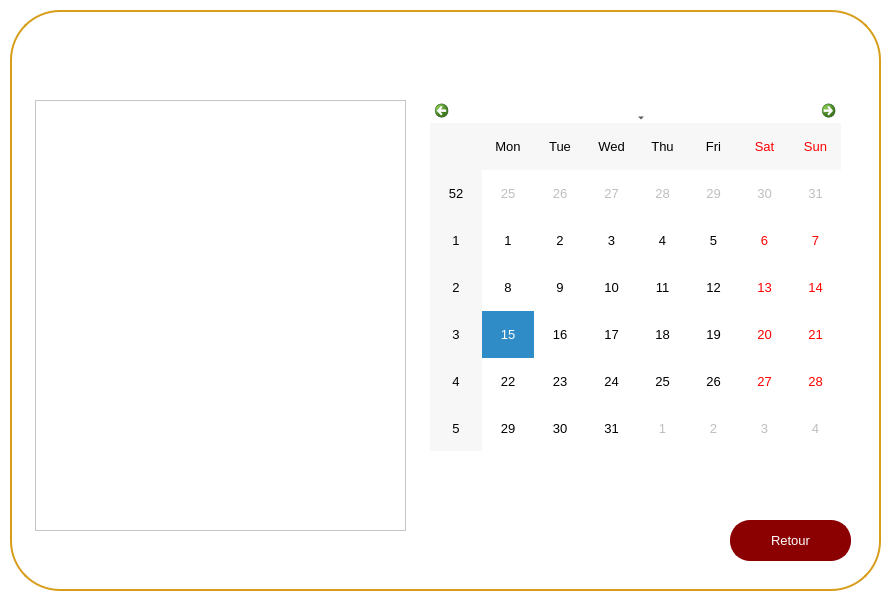
<?xml version="1.0" encoding="UTF-8"?>
<ui version="4.0">
 <class>CalendrierEvents</class>
 <widget class="QMainWindow" name="CalendrierEvents">
  <property name="geometry">
   <rect>
    <x>0</x>
    <y>0</y>
    <width>889</width>
    <height>600</height>
   </rect>
  </property>
  <property name="windowTitle">
   <string>MainWindow</string>
  </property>
  <widget class="QWidget" name="centralwidget">
   <widget class="QWidget" name="events_widget" native="true">
    <property name="geometry">
     <rect>
      <x>0</x>
      <y>0</y>
      <width>891</width>
      <height>601</height>
     </rect>
    </property>
    <property name="font">
     <font>
      <pointsize>10</pointsize>
     </font>
    </property>
    <property name="styleSheet">
     <string notr="true">background-color: rgb(255, 255, 255);
</string>
    </property>
    <widget class="QPushButton" name="border2">
     <property name="geometry">
      <rect>
       <x>10</x>
       <y>10</y>
       <width>871</width>
       <height>581</height>
      </rect>
     </property>
     <property name="styleSheet">
      <string notr="true">/*QPushButton {
    background-color: white;
    color: darkred;
    border: 2px solid darkred;
    border-radius: 50px;
    padding: 10px; 
}*/
QPushButton {
    background-color: white;
    color: darkred;
    border: 2px solid rgb(215, 157, 27);
    border-radius: 50px;
    padding: 10px; 
}</string>
     </property>
     <property name="text">
      <string/>
     </property>
    </widget>
    <widget class="QPushButton" name="qrcode_button">
     <property name="geometry">
      <rect>
       <x>60</x>
       <y>670</y>
       <width>121</width>
       <height>41</height>
      </rect>
     </property>
     <property name="styleSheet">
      <string notr="true">
QPushButton {
    background-color: darkred;
    color: white;
    border: 2px solid darkred;
    border-radius: 20px; 
    padding: 10px; 
}

QPushButton:hover {
    background-color: red; 
}

QLineEdit {
    border: 2px solid darkred;
    border-radius: 15px; 
    padding: 5px; 
    color: white;
}

QLineEdit:focus {
    border: 2px solid darkred;
    border-radius: 15px; 
    padding: 5px; 
    color: white;
}</string>
     </property>
     <property name="text">
      <string>Qr code encoder</string>
     </property>
    </widget>
    <widget class="QPushButton" name="pdf_button">
     <property name="geometry">
      <rect>
       <x>210</x>
       <y>670</y>
       <width>121</width>
       <height>41</height>
      </rect>
     </property>
     <property name="styleSheet">
      <string notr="true">
QPushButton {
    background-color: darkred;
    color: white;
    border: 2px solid darkred;
    border-radius: 20px; 
    padding: 10px; 
}

QPushButton:hover {
    background-color: red; 
}

QLineEdit {
    border: 2px solid darkred;
    border-radius: 15px; 
    padding: 5px; 
    color: white;
}

QLineEdit:focus {
    border: 2px solid darkred;
    border-radius: 15px; 
    padding: 5px; 
    color: white;
}
</string>
     </property>
     <property name="text">
      <string>PDF/Excel</string>
     </property>
    </widget>
    <widget class="QPushButton" name="delete_button">
     <property name="geometry">
      <rect>
       <x>850</x>
       <y>670</y>
       <width>121</width>
       <height>41</height>
      </rect>
     </property>
     <property name="styleSheet">
      <string notr="true">
QPushButton {
    background-color: darkred;
    color: white;
    border: 2px solid darkred;
    border-radius: 20px; 
    padding: 10px; 
}

QPushButton:hover {
    background-color: red; 
}

QLineEdit {
    border: 2px solid darkred;
    border-radius: 15px; 
    padding: 5px; 
    color: white;
}

QLineEdit:focus {
    border: 2px solid darkred;
    border-radius: 15px; 
    padding: 5px; 
    color: white;
}
</string>
     </property>
     <property name="text">
      <string>Delete</string>
     </property>
    </widget>
    <widget class="QPushButton" name="update_button">
     <property name="geometry">
      <rect>
       <x>720</x>
       <y>670</y>
       <width>121</width>
       <height>41</height>
      </rect>
     </property>
     <property name="styleSheet">
      <string notr="true">
QPushButton {
    background-color: darkred;
    color: white;
    border: 2px solid darkred;
    border-radius: 20px; 
    padding: 10px; 
}

QPushButton:hover {
    background-color: red; 
}

QLineEdit {
    border: 2px solid darkred;
    border-radius: 15px; 
    padding: 5px; 
    color: white;
}

QLineEdit:focus {
    border: 2px solid darkred;
    border-radius: 15px; 
    padding: 5px; 
    color: white;
}</string>
     </property>
     <property name="text">
      <string>Update</string>
     </property>
    </widget>
    <widget class="QCalendarWidget" name="calendarWidget">
     <property name="geometry">
      <rect>
       <x>430</x>
       <y>100</y>
       <width>411</width>
       <height>351</height>
      </rect>
     </property>
    </widget>
    <widget class="QListView" name="listView">
     <property name="geometry">
      <rect>
       <x>35</x>
       <y>100</y>
       <width>371</width>
       <height>431</height>
      </rect>
     </property>
    </widget>
    <widget class="QPushButton" name="pushButton_40">
     <property name="geometry">
      <rect>
       <x>730</x>
       <y>520</y>
       <width>121</width>
       <height>41</height>
      </rect>
     </property>
     <property name="styleSheet">
      <string notr="true">
QPushButton {
    background-color: darkred;
    color: white;
    border: 2px solid darkred;
    border-radius: 20px; 
    padding: 10px; 
}

QPushButton:hover {
    background-color: red; 
}

QLineEdit {
    border: 2px solid darkred;
    border-radius: 15px; 
    padding: 5px; 
    color: white;
}

QLineEdit:focus {
    border: 2px solid darkred;
    border-radius: 15px; 
    padding: 5px; 
    color: white;
}
</string>
     </property>
     <property name="text">
      <string>Retour</string>
     </property>
    </widget>
   </widget>
  </widget>
 </widget>
 <resources/>
 <connections/>
</ui>
